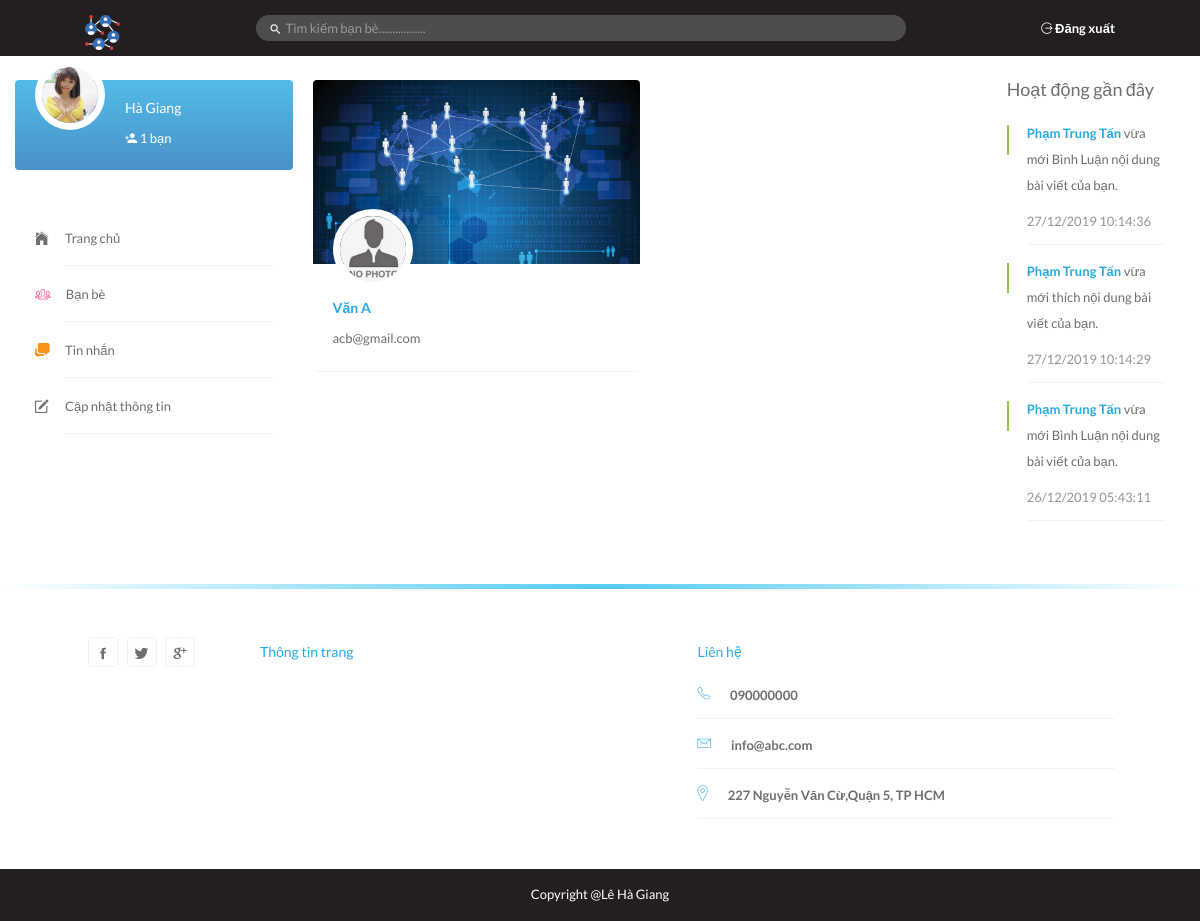
Screenshot of /search.php?u=acb@gmail.com (signed in) with the database file from the repository.
### tables this page shows
CREATE TABLE `users` (
  `UserID` int(11) NOT NULL,
  `FullName` text NOT NULL,
  `Email` varchar(500) NOT NULL,
  `Pwd` varchar(500) NOT NULL,
  `Phone` varchar(50) DEFAULT NULL,
  `DOB` date DEFAULT NULL,
  `ImageUrl` varchar(1000) NOT NULL,
  `ImagePage` varchar(4000) NOT NULL,
  `IsActived` tinyint(1) NOT NULL DEFAULT 0,
  `ActivedCode` varchar(20) NOT NULL,
  `ActivedDate` datetime NOT NULL,
  `CreatedDate` datetime NOT NULL DEFAULT current_timestamp()
);

CREATE TABLE `users_notifications` (
  `NotificationID` int(11) NOT NULL,
  `FromUserID` int(11) NOT NULL,
  `ToUserID` int(11) NOT NULL,
  `NotificationType` int(11) NOT NULL DEFAULT 0 COMMENT '0 - Yêu cầu kết bạn, 1 - Có tin nhắn , 2- Có người vừa like ảnh',
  `ShortDescription` text NOT NULL,
  `CreatedDate` datetime NOT NULL DEFAULT current_timestamp(),
  `IsComplete` tinyint(1) NOT NULL DEFAULT 0
);

### functions.php (called while the page is built, shortened)
<?php
function findUserById($id)
{
    global $db;
    $stmt=$db->prepare("SELECT * FROM users WHERE UserID  = ?");
    $stmt->execute(array($id));
    return  $stmt->fetch(PDO::FETCH_ASSOC);
}
function GetCountFriend($UserID)
{
    global $db;
    $stmt=$db->prepare("SELECT COUNT(*) as NumFriend FROM users_friends WHERE (UserID = ? OR FriendID = ? ) AND IsAccept = 1 ");
    $stmt->execute(array($UserID,$UserID));
    $result = $stmt->fetch(PDO::FETCH_ASSOC);
    return intVal($result["NumFriend"]);
}
function GetNotifyByUser($UserID)
{
    global $db;
    $stmt=$db->prepare("SELECT un.*,u.FullName,u.ImageUrl FROM users_notifications as un join users u on un.FromUserID = u.UserID WHERE un.ToUserID = ? AND IsComplete = 0 ORDER BY un.CreatedDate DESC");
    $stmt->execute(array($UserID));
    return $stmt->fetchAll(PDO::FETCH_ASSOC);
}
function Search($keySearch)
{
    $data = "%" .strtoupper($keySearch) ."%";
    global $db;
    $stmt=$db->prepare("SELECT * FROM users WHERE UPPER(Email) like ? OR UPPER(FullName) like ? OR Phone = ?");
    $stmt->execute(array($data,$data,$data));
    return  $stmt->fetchAll(PDO::FETCH_ASSOC);
}

### init.php (called while the page is built, shortened)
<?php
    require_once ('functions.php');
    $page = getPage();
    if($page != "login" && $page != "actived" && $page != "forgetpass")
    {
        if(isset($_SESSION['USERID'])) {
            $currentUser=findUserById($_SESSION['USERID']);
        }
        else
            header('Location: login.php');
    }
?>

### search.php (the view, shortened to what this page needs)
<?php
    require_once 'init.php';
    require_once 'functions.php';
    $UserID = $currentUser["UserID"];
    $CountFriend = GetCountFriend($UserID);
    $listNotify = GetNotifyByUser($UserID);
    $listResult = array();
    if(isset($_GET["u"]) && !empty($_GET["u"]))
    {
        $keySearch = $_GET["u"];
        $listResult = Search($keySearch);
    }
?>
    <!DOCTYPE html>
    <html lang="en">
    <head>
        <?php require_once("header.php") ?>
    </head>
    <body>
        <?php include("menu-top.php") ?>
            <div id="page-contents">
                <div class="container-fluid">
                    <div class="row">
                        <div class="col-md-3 static">
                            <div class="profile-card">
                                <img src="img/<?php echo $currentUser["ImageUrl"]?>" alt="user" class="profile-photo" />
                                <h5><a href="?u=<?php $currentUser["UserID"]?>" class="text-white"><?php echo $currentUser["FullName"];?></a></h5>
                                <a href="#" class="text-white"><i class="ion ion-android-person-add"></i> <?php echo $CountFriend;?> bạn</a>
                            </div>
                            <?php include("menu-left.php") ?>
                        </div>
                        <div class="col-md-7">
                            <div class="friend-list">
                                <div class="row">
                        <?php foreach($listResult as $item){
                                if($item["UserID"] != $currentUser["UserID"]){
                        ?>
                                    <div class="col-md-6 col-sm-6">
                                        <div class="friend-card">
                                            <img src="img/background-login.jpg" alt="profile-cover" class="img-responsive cover" />
                                            <div class="card-info">
                                                <img src="img/<?php echo $item["ImageUrl"]?>" alt="user" class="profile-photo-lg" />
                                                <div class="friend-info">
                                                    <h5><a href="timeline.php?u=<?php echo $item["UserID"]?>" target="_blank" class="profile-link"><?php echo $item["FullName"]?></a></h5>
                                                    <p><?php echo $item["Email"]?></p>
                                                </div>
                                            </div>
                                        </div>
                                    </div>
                        <?php } }?>
                                </div>
                            </div>
                        </div>
                        <div class="col-md-2 static">
                            <div class="suggestions" id="sticky-sidebar">
                                <h4 class="grey">Hoạt động gần đây</h4>
                                <?php foreach ($listNotify as $item) { ?>
                                    <div class="feed-item">
                                        <div class="live-activity">
                                            <p><a href="#" class="profile-link"><?php echo $item["FullName"] ?></a>
                                                vừa mới
                                                <?php echo $item["ShortDescription"]; ?>
                                            </p>
                                            <p class="text-muted"><?php echo date_format(date_create($item["CreatedDate"]),"d/m/Y H:i:s");?></p>
                                        </div>
                                    </div>
                                <?php }?>
                            </div>
                        </div>
                    </div>
                </div>
            </div>
            <?php require_once("footer.php") ?>
    </body>
    </html>

### css/style.css (style rules this page uses)
html, body { height: 100%; width: 100%; }
body { font-family: 'Lato', sans-serif; line-height: 26px; color: #6d6e71; font-size: 13px; }
h1, h2, h3, h4, h5, h6 { color: #27aae1; }
h1.grey, h2.grey, h3.grey, h4.grey, h5.grey, h6.grey { color: #6d6e71; margin: 0 auto 20px; }
.text-white { color: #fff; }
.profile-link { font-weight: 600; }
.text-muted { color: #939598; }
a { color: #27aae1; }
a, a:active, a:focus { outline: none; }
#page-contents { padding: 30px 0 50px; }
img.profile-photo { height: 58px; width: 58px; border-radius: 50%; }
img.profile-photo-lg { height: 80px; width: 80px; border-radius: 50%; }
.static { position: static; }
.profile-card { background: linear-gradient(to bottom, rgba(39,170,225,.8), rgba(28,117,188,.8)); background-size: cover; width: 100%; min-height: 90px; border-radius: 4px; padding: 10px 20px; color: #fff; margin-bottom: 40px; }
.profile-card img.profile-photo { border: 7px solid #fff; float: left; margin-right: 20px; position: relative; top: -30px; height: 70px; width: 70px; border-radius: 50%; }
.friend-list .friend-card { border-radius: 4px; border-bottom: 1px solid #f1f2f2; overflow: hidden; margin-bottom: 20px; }
.friend-list .friend-card .card-info { padding: 0 20px 10px; }
.friend-list .friend-card .card-info img.profile-photo-lg { margin-top: -60px; border: 7px solid #fff; }
.feed-item { text-align: left; margin-bottom: 13px; padding: 0 20px; position: relative; }
.feed-item::before { border-left: 2px solid #8dc63f; position: absolute; height: 30px; content: ""; left: 0; top: 5px; }
.feed-item .live-activity { border-bottom: 1px solid #f1f2f2; }

### rows the page displays
users: ImageUrl (picture), FullName "Hà Giang", UserID "1"
users: ImageUrl (placeholder picture), FullName "Văn A", Email "acb@gmail.com"
users_notifications: users.FullName "Phạm Trung Tấn", ShortDescription "Bình Luận nội dung bài viết của bạn.", CreatedDate "27/12/2019 10:14:36"
users_notifications: users.FullName "Phạm Trung Tấn", ShortDescription "thích nội dung bài viết của bạn.", CreatedDate "27/12/2019 10:14:29"
users_notifications: users.FullName "Phạm Trung Tấn", ShortDescription "Bình Luận nội dung bài viết của bạn.", CreatedDate "26/12/2019 05:43:11"
